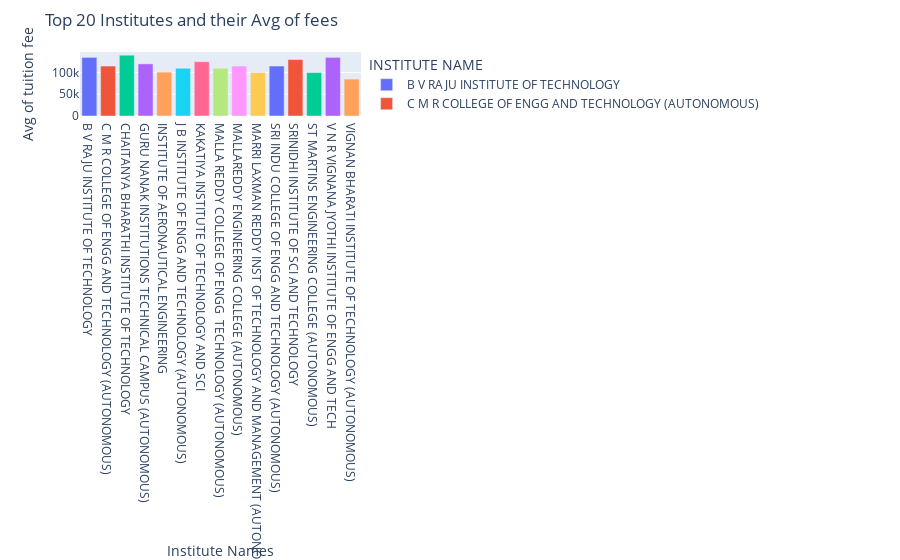

This figure's notebook cell:
### Code cell
avg_tutionfee = pt.groupby('INSTITUTE NAME')['TUITION FEE'].mean().reset_index()
fig = px.bar(avg_tutionfee, x='INSTITUTE NAME', y='TUITION FEE', color='INSTITUTE NAME')

fig.update_layout(
    title='Top 20 Institutes and their Avg of fees',
    xaxis_title='Institute Names',
    yaxis_title='Avg of tuition fee')
fig.show()

### Figure 1 — Plotly figure (JSON) as saved in the notebook; plotly's stock layout.template omitted (floating-point values rounded to 4 significant figures)
{"data": [{"alignmentgroup": "True", "hovertemplate": "INSTITUTE NAME=%{x}<br>TUITION FEE=%{y}<extra></extra>", "legendgroup": "B V RAJU INSTITUTE OF TECHNOLOGY", "marker": {"color": "#636efa", "pattern": {"shape": ""}}, "name": "B V RAJU INSTITUTE OF TECHNOLOGY", "offsetgroup": "B V RAJU INSTITUTE OF TECHNOLOGY", "orientation": "v", "showlegend": true, "textposition": "auto", "x": ["B V RAJU INSTITUTE OF TECHNOLOGY"], "xaxis": "x", "y": [135000], "yaxis": "y", "type": "bar"}, {"alignmentgroup": "True", "hovertemplate": "INSTITUTE NAME=%{x}<br>TUITION FEE=%{y}<extra></extra>", "legendgroup": "C M R COLLEGE OF ENGG AND TECHNOLOGY\n(AUTONOMOUS)", "marker": {"color": "#EF553B", "pattern": {"shape": ""}}, "name": "C M R COLLEGE OF ENGG AND TECHNOLOGY\n(AUTONOMOUS)", "offsetgroup": "C M R COLLEGE OF ENGG AND TECHNOLOGY\n(AUTONOMOUS)", "orientation": "v", "showlegend": true, "textposition": "auto", "x": ["C M R COLLEGE OF ENGG AND TECHNOLOGY\n(AUTONOMOUS)"], "xaxis": "x", "y": [115000], "yaxis": "y", "type": "bar"}, {"alignmentgroup": "True", "hovertemplate": "INSTITUTE NAME=%{x}<br>TUITION FEE=%{y}<extra></extra>", "legendgroup": "CHAITANYA BHARATHI INSTITUTE OF TECHNOLOGY", "marker": {"color": "#00cc96", "pattern": {"shape": ""}}, "name": "CHAITANYA BHARATHI INSTITUTE OF TECHNOLOGY", "offsetgroup": "CHAITANYA BHARATHI INSTITUTE OF TECHNOLOGY", "orientation": "v", "showlegend": true, "textposition": "auto", "x": ["CHAITANYA BHARATHI INSTITUTE OF TECHNOLOGY"], "xaxis": "x", "y": [140000], "yaxis": "y", "type": "bar"}, {"alignmentgroup": "True", "hovertemplate": "INSTITUTE NAME=%{x}<br>TUITION FEE=%{y}<extra></extra>", "legendgroup": "GURU NANAK INSTITUTIONS TECHNICAL CAMPUS\n(AUTONOMOUS)", "marker": {"color": "#ab63fa", "pattern": {"shape": ""}}, "name": "GURU NANAK INSTITUTIONS TECHNICAL CAMPUS\n(AUTONOMOUS)", "offsetgroup": "GURU NANAK INSTITUTIONS TECHNICAL CAMPUS\n(AUTONOMOUS)", "orientation": "v", "showlegend": true, "textposition": "auto", "x": ["GURU NANAK INSTITUTIONS TECHNICAL CAMPUS\n(AUTONOMOUS)"], "xaxis": "x", "y": [120000], "yaxis": "y", "type": "bar"}, {"alignmentgroup": "True", "hovertemplate": "INSTITUTE NAME=%{x}<br>TUITION FEE=%{y}<extra></extra>", "legendgroup": "INSTITUTE OF AERONAUTICAL ENGINEERING", "marker": {"color": "#FFA15A", "pattern": {"shape": ""}}, "name": "INSTITUTE OF AERONAUTICAL ENGINEERING", "offsetgroup": "INSTITUTE OF AERONAUTICAL ENGINEERING", "orientation": "v", "showlegend": true, "textposition": "auto", "x": ["INSTITUTE OF AERONAUTICAL ENGINEERING"], "xaxis": "x", "y": [101000], "yaxis": "y", "type": "bar"}, {"alignmentgroup": "True", "hovertemplate": "INSTITUTE NAME=%{x}<br>TUITION FEE=%{y}<extra></extra>", "legendgroup": "J B INSTITUTE OF ENGG AND TECHNOLOGY\n(AUTONOMOUS)", "marker": {"color": "#19d3f3", "pattern": {"shape": ""}}, "name": "J B INSTITUTE OF ENGG AND TECHNOLOGY\n(AUTONOMOUS)", "offsetgroup": "J B INSTITUTE OF ENGG AND TECHNOLOGY\n(AUTONOMOUS)", "orientation": "v", "showlegend": true, "textposition": "auto", "x": ["J B INSTITUTE OF ENGG AND TECHNOLOGY\n(AUTONOMOUS)"], "xaxis": "x", "y": [110000], "yaxis": "y", "type": "bar"}, {"alignmentgroup": "True", "hovertemplate": "INSTITUTE NAME=%{x}<br>TUITION FEE=%{y}<extra></extra>", "legendgroup": "KAKATIYA INSTITUTE OF TECHNOLOGY AND SCI", "marker": {"color": "#FF6692", "pattern": {"shape": ""}}, "name": "KAKATIYA INSTITUTE OF TECHNOLOGY AND SCI", "offsetgroup": "KAKATIYA INSTITUTE OF TECHNOLOGY AND SCI", "orientation": "v", "showlegend": true, "textposition": "auto", "x": ["KAKATIYA INSTITUTE OF TECHNOLOGY AND SCI"], "xaxis": "x", "y": [125000], "yaxis": "y", "type": "bar"}, {"alignmentgroup": "True", "hovertemplate": "INSTITUTE NAME=%{x}<br>TUITION FEE=%{y}<extra></extra>", "legendgroup": "MALLA REDDY COLLEGE OF ENGG  TECHNOLOGY\n(AUTONOMOUS)", "marker": {"color": "#B6E880", "pattern": {"shape": ""}}, "name": "MALLA REDDY COLLEGE OF ENGG  TECHNOLOGY\n(AUTONOMOUS)", "offsetgroup": "MALLA REDDY COLLEGE OF ENGG  TECHNOLOGY\n(AUTONOMOUS)", "orientation": "v", "showlegend": true, "textposition": "auto", "x": ["MALLA REDDY COLLEGE OF ENGG  TECHNOLOGY\n(AUTONOMOUS)"], "xaxis": "x", "y": [110000], "yaxis": "y", "type": "bar"}, {"alignmentgroup": "True", "hovertemplate": "INSTITUTE NAME=%{x}<br>TUITION FEE=%{y}<extra></extra>", "legendgroup": "MALLAREDDY ENGINEERING COLLEGE\n(AUTONOMOUS)", "marker": {"color": "#FF97FF", "pattern": {"shape": ""}}, "name": "MALLAREDDY ENGINEERING COLLEGE\n(AUTONOMOUS)", "offsetgroup": "MALLAREDDY ENGINEERING COLLEGE\n(AUTONOMOUS)", "orientation": "v", "showlegend": true, "textposition": "auto", "x": ["MALLAREDDY ENGINEERING COLLEGE\n(AUTONOMOUS)"], "xaxis": "x", "y": [115000], "yaxis": "y", "type": "bar"}, {"alignmentgroup": "True", "hovertemplate": "INSTITUTE NAME=%{x}<br>TUITION FEE=%{y}<extra></extra>", "legendgroup": "MARRI LAXMAN REDDY INST OF TECHNOLOGY AND\nMANAGEMENT (AUTONOMOUS)", "marker": {"color": "#FECB52", "pattern": {"shape": ""}}, "name": "MARRI LAXMAN REDDY INST OF TECHNOLOGY AND\nMANAGEMENT (AUTONOMOUS)", "offsetgroup": "MARRI LAXMAN REDDY INST OF TECHNOLOGY AND\nMANAGEMENT (AUTONOMOUS)", "orientation": "v", "showlegend": true, "textposition": "auto", "x": ["MARRI LAXMAN REDDY INST OF TECHNOLOGY AND\nMANAGEMENT (AUTONOMOUS)"], "xaxis": "x", "y": [100000], "yaxis": "y", "type": "bar"}, {"alignmentgroup": "True", "hovertemplate": "INSTITUTE NAME=%{x}<br>TUITION FEE=%{y}<extra></extra>", "legendgroup": "SRI INDU COLLEGE OF ENGG AND TECHNOLOGY\n(AUTONOMOUS)", "marker": {"color": "#636efa", "pattern": {"shape": ""}}, "name": "SRI INDU COLLEGE OF ENGG AND TECHNOLOGY\n(AUTONOMOUS)", "offsetgroup": "SRI INDU COLLEGE OF ENGG AND TECHNOLOGY\n(AUTONOMOUS)", "orientation": "v", "showlegend": true, "textposition": "auto", "x": ["SRI INDU COLLEGE OF ENGG AND TECHNOLOGY\n(AUTONOMOUS)"], "xaxis": "x", "y": [115000], "yaxis": "y", "type": "bar"}, {"alignmentgroup": "True", "hovertemplate": "INSTITUTE NAME=%{x}<br>TUITION FEE=%{y}<extra></extra>", "legendgroup": "SRINIDHI INSTITUTE OF SCI AND TECHNOLOGY", "marker": {"color": "#EF553B", "pattern": {"shape": ""}}, "name": "SRINIDHI INSTITUTE OF SCI AND TECHNOLOGY", "offsetgroup": "SRINIDHI INSTITUTE OF SCI AND TECHNOLOGY", "orientation": "v", "showlegend": true, "textposition": "auto", "x": ["SRINIDHI INSTITUTE OF SCI AND TECHNOLOGY"], "xaxis": "x", "y": [130000], "yaxis": "y", "type": "bar"}, {"alignmentgroup": "True", "hovertemplate": "INSTITUTE NAME=%{x}<br>TUITION FEE=%{y}<extra></extra>", "legendgroup": "ST MARTINS ENGINEERING COLLEGE\n(AUTONOMOUS)", "marker": {"color": "#00cc96", "pattern": {"shape": ""}}, "name": "ST MARTINS ENGINEERING COLLEGE\n(AUTONOMOUS)", "offsetgroup": "ST MARTINS ENGINEERING COLLEGE\n(AUTONOMOUS)", "orientation": "v", "showlegend": true, "textposition": "auto", "x": ["ST MARTINS ENGINEERING COLLEGE\n(AUTONOMOUS)"], "xaxis": "x", "y": [100000], "yaxis": "y", "type": "bar"}, {"alignmentgroup": "True", "hovertemplate": "INSTITUTE NAME=%{x}<br>TUITION FEE=%{y}<extra></extra>", "legendgroup": "V N R VIGNANA JYOTHI INSTITUTE OF ENGG AND\nTECH", "marker": {"color": "#ab63fa", "pattern": {"shape": ""}}, "name": "V N R VIGNANA JYOTHI INSTITUTE OF ENGG AND\nTECH", "offsetgroup": "V N R VIGNANA JYOTHI INSTITUTE OF ENGG AND\nTECH", "orientation": "v", "showlegend": true, "textposition": "auto", "x": ["V N R VIGNANA JYOTHI INSTITUTE OF ENGG AND\nTECH"], "xaxis": "x", "y": [135000], "yaxis": "y", "type": "bar"}, {"alignmentgroup": "True", "hovertemplate": "INSTITUTE NAME=%{x}<br>TUITION FEE=%{y}<extra></extra>", "legendgroup": "VIGNAN BHARATI INSTITUTE OF TECHNOLOGY\n(AUTONOMOUS)", "marker": {"color": "#FFA15A", "pattern": {"shape": ""}}, "name": "VIGNAN BHARATI INSTITUTE OF TECHNOLOGY\n(AUTONOMOUS)", "offsetgroup": "VIGNAN BHARATI INSTITUTE OF TECHNOLOGY\n(AUTONOMOUS)", "orientation": "v", "showlegend": true, "textposition": "auto", "x": ["VIGNAN BHARATI INSTITUTE OF TECHNOLOGY\n(AUTONOMOUS)"], "xaxis": "x", "y": [85000], "yaxis": "y", "type": "bar"}], "layout": {"xaxis": {"anchor": "y", "domain": [0, 1], "title": {"text": "Institute Names"}, "categoryorder": "array", "categoryarray": ["B V RAJU INSTITUTE OF TECHNOLOGY", "C M R COLLEGE OF ENGG AND TECHNOLOGY\n(AUTONOMOUS)", "CHAITANYA BHARATHI INSTITUTE OF TECHNOLOGY", "GURU NANAK INSTITUTIONS TECHNICAL CAMPUS\n(AUTONOMOUS)", "INSTITUTE OF AERONAUTICAL ENGINEERING", "J B INSTITUTE OF ENGG AND TECHNOLOGY\n(AUTONOMOUS)", "KAKATIYA INSTITUTE OF TECHNOLOGY AND SCI", "MALLA REDDY COLLEGE OF ENGG  TECHNOLOGY\n(AUTONOMOUS)", "MALLAREDDY ENGINEERING COLLEGE\n(AUTONOMOUS)", "MARRI LAXMAN REDDY INST OF TECHNOLOGY AND\nMANAGEMENT (AUTONOMOUS)", "SRI INDU COLLEGE OF ENGG AND TECHNOLOGY\n(AUTONOMOUS)", "SRINIDHI INSTITUTE OF SCI AND TECHNOLOGY", "ST MARTINS ENGINEERING COLLEGE\n(AUTONOMOUS)", "V N R VIGNANA JYOTHI INSTITUTE OF ENGG AND\nTECH", "VIGNAN BHARATI INSTITUTE OF TECHNOLOGY\n(AUTONOMOUS)"], "type": "category", "range": [-0.5, 14.5], "autorange": true}, "yaxis": {"anchor": "x", "domain": [0, 1], "title": {"text": "Avg of tuition fee"}, "type": "linear", "range": [0, 147400.0], "autorange": true}, "legend": {"title": {"text": "INSTITUTE NAME"}, "tracegroupgap": 0}, "margin": {"t": 60}, "barmode": "relative", "title": {"text": "Top 20 Institutes and their Avg of fees"}, "autosize": true}}
